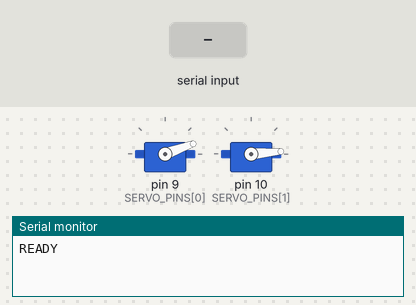
Simulated run of this sketch. Board: Arduino Uno, built with avr-gcc and run on an emulated ATmega328P. On the bench: 2 × servo, the last lines printed to the serial monitor. The test bench sets the inputs (shaded band).

Above: at 1.5 s.
1.6 s: "P0\n" received over Serial
At 1.67 s:
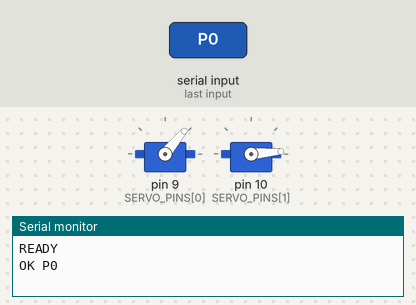
3.2 s: "PA\n" received over Serial
At 3.27 s:
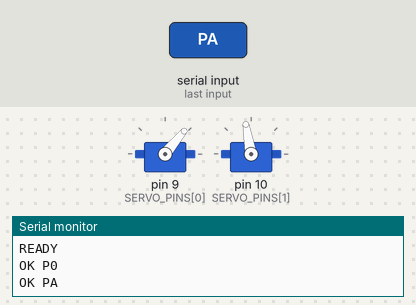
4.8 s: "P1\n" received over Serial
At 4.87 s:
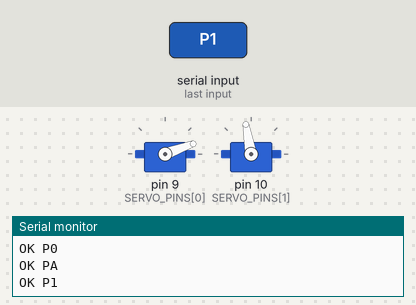
Timing chart, 0 to 7.8 s (numbered marks = the images above; inputs shaded):
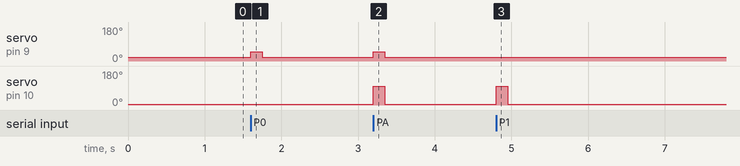

Measured:
- after the input at 1.6 s, servo on pin 9 (SERVO_PINS[0]): 20° → 50° at once, → 20° 0.15 s later
- after the input at 3.2 s, servo on pin 9 (SERVO_PINS[0]): 20° → 50° at once, → 20° 0.15 s later; servo on pin 10 (SERVO_PINS[1]): 5° → 100° at once, → 5° 0.15 s later
- after the input at 4.8 s, servo on pin 10 (SERVO_PINS[1]): 5° → 100° at once, → 5° 0.15 s later

The sketch:

servos.ino
```cpp
//Demo file for 2 servo arms to press buttons - flash this to an Arduino
// Protocol (line oriented, no delays):
//   "P0" -> press left   (index 0)
//   "P1" -> press right  (index 1)
//   "PA" -> press both simultaneously
//
// Prints: "READY", then "OK P0"/"OK P1"/"OK PA" or an error line.

#include <Arduino.h>
#include <Servo.h> //in Arduino IDE: Tools -> Manage Libraries... -> search "Servo" -> install

const uint8_t SERVO_PINS[2] = {9, 10};  // left, right
// Rest angles (not pressing) and press angles
int ANGLE_FROM[2] = {20, 5}; //PLAY WITH THESE VALUES
int ANGLE_TO  [2] = {50, 100}; //DEPENDING ON THE BUTTON SENS

// Timing of one press
uint16_t PRESS_TRAVEL_MS = 120;   // time to get down
uint16_t PRESS_HOLD_MS   = 30;   // time to keep contact
uint16_t PRESS_SETTLE_MS = 80;   // time before accepting new press (+ move up)


enum Phase : uint8_t { IDLE, DOWN, HOLD, UP, SETTLE };

struct PressSM {
  Servo   sv;
  int     angFrom;
  int     angTo;
  Phase   phase = IDLE;
  uint32_t t0   = 0;        // phase start time
};

// state machines (left=0, right=1)
PressSM M[2];

void startPress(uint8_t i) {
  if (i > 1) return;
  // If already active, ignore
  if (M[i].phase != IDLE) return;

  M[i].sv.write(M[i].angTo);   // go down (non-blocking)
  M[i].phase = DOWN;
  M[i].t0    = millis();
}

void updatePressSM(uint8_t i) {
  PressSM &m = M[i];
  uint32_t now = millis();

  switch (m.phase) {
    case IDLE: break;

    case DOWN:
      if (now - m.t0 >= PRESS_TRAVEL_MS) {
        m.phase = HOLD;
        m.t0    = now;
        // already at angTo, wait the hold time
      }
      break;

    case HOLD:
      if (now - m.t0 >= PRESS_HOLD_MS) {
        m.sv.write(m.angFrom);       // go up
        m.phase = UP;
        m.t0    = now;
      }
      break;

    case UP:
      if (now - m.t0 >= PRESS_TRAVEL_MS) {
        m.phase = SETTLE;
        m.t0    = now;
      }
      break;

    case SETTLE:
      if (now - m.t0 >= PRESS_SETTLE_MS) {
        m.phase = IDLE;
      }
      break;
  }
}

void press_both() {
  startPress(0);
  startPress(1);
}

void press_button(uint8_t idx) {
  startPress(idx);
}

void setup() {
  Serial.begin(115200);
  // Attach and move to rest angles
  M[0].sv.attach(SERVO_PINS[0]); M[0].angFrom = ANGLE_FROM[0]; M[0].angTo = ANGLE_TO[0]; M[0].sv.write(M[0].angFrom);
  M[1].sv.attach(SERVO_PINS[1]); M[1].angFrom = ANGLE_FROM[1]; M[1].angTo = ANGLE_TO[1]; M[1].sv.write(M[1].angFrom);

  // Give power/USB a moment to stabilize
  delay(300);
  Serial.println(F("READY"));
}

void loop() {
  // Update both state machines every loop - no delay()!
  updatePressSM(0);
  updatePressSM(1);

  // Non-blocking serial command parser
  if (Serial.available()) {
    String cmd = Serial.readStringUntil('\n');
    cmd.trim(); cmd.toUpperCase();

    if (cmd == "P0")          { press_button(0); Serial.println(F("OK P0")); }
    else if (cmd == "P1")     { press_button(1); Serial.println(F("OK P1")); }
    else if (cmd == "PA")     { press_both();    Serial.println(F("OK PA")); }
    else if (cmd.length())    { Serial.println(F("ERR (use P0, P1, or PA)")); }
  }
}
```
